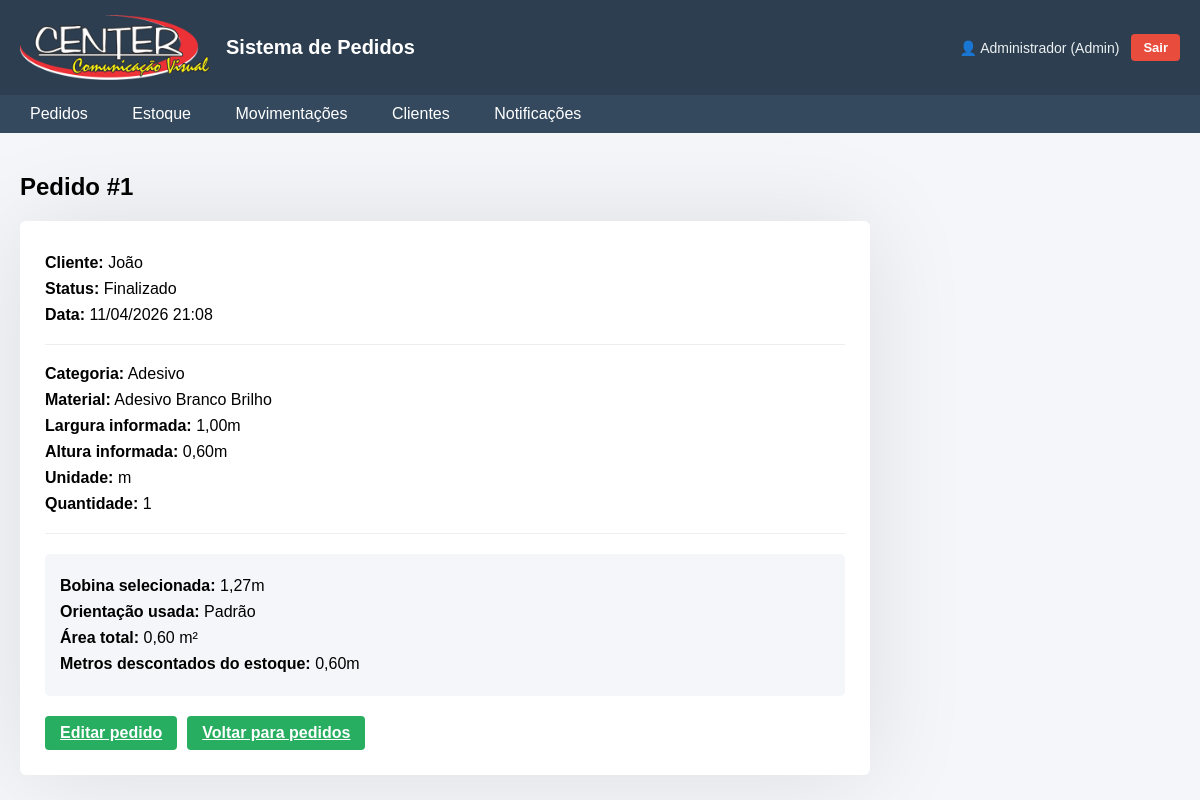
Screenshot of /pedidos/1 (signed in) with the database file from the repository.
### models/pedido.py (models this page shows, shortened)
class Pedido(db.Model):
    __tablename__ = "pedido"
    id = db.Column(db.Integer, primary_key=True)
    cliente_id = db.Column(db.Integer, db.ForeignKey("cliente.id"), nullable=True)
    cliente = db.relationship("Cliente")
    cliente_nome = db.Column(db.String(120), nullable=False)
    categoria = db.Column(db.String(50), nullable=False)
    material_nome = db.Column(db.String(120), nullable=False)
    largura_pedido_m = db.Column(db.Float, nullable=False)
    altura_pedido_m = db.Column(db.Float, nullable=False)
    quantidade = db.Column(db.Integer, nullable=False)
    unidade_medida = db.Column(db.String(10), nullable=False)
    largura_bobina_usada_m = db.Column(db.Float, nullable=False)
    orientacao = db.Column(db.String(30), nullable=False)
    metros_consumidos = db.Column(db.Float, nullable=False)
    area_total_m2 = db.Column(db.Float, nullable=False)
    status = db.Column(db.String(30), nullable=False, default="Pagamento pendente")
    criado_em = db.Column(db.DateTime, nullable=False, default=datetime.utcnow)

### controllers/pedido_controller.py (the view)
@pedido_bp.route("/pedidos/<int:id>")
@login_required
def detalhe_pedido(id):
    pedido = Pedido.query.get_or_404(id)
    return render_template(
        "pedidos/detalhe.html",
        pedido=pedido,
        area_total=formatar_area(pedido.area_total_m2),
        metros_consumidos=formatar_metros(pedido.metros_consumidos),
        largura_bobina_usada=formatar_metros(pedido.largura_bobina_usada_m),
        largura_pedido=formatar_metros(pedido.largura_pedido_m),
        altura_pedido=formatar_metros(pedido.altura_pedido_m),
        criado_em=pedido.criado_em.strftime("%d/%m/%Y %H:%M"),
    )

### controllers/auth_required.py (called while the page is built)
def login_required(func):
    @wraps(func)
    def decorated_function(*args, **kwargs):
        if "usuario_id" not in session:
            return redirect(url_for("auth.login"))
        return func(*args, **kwargs)
    return decorated_function

### services/pedido_service.py (called while the page is built)
def formatar_metros(valor):
    return f"{valor:.2f}".replace(".", ",") + "m"

def formatar_area(valor):
    return f"{valor:.2f}".replace(".", ",") + " m²"

### templates/pedidos/detalhe.html
{% extends "base.html" %}
{% block content %}
<link rel="stylesheet" href="{{ url_for('static', filename='css/detalhe.css') }}">
<h2>Pedido #{{ pedido.id }}</h2>
<div class="card">
<p><strong>Cliente:</strong> {{ pedido.cliente_nome }}</p>
<p><strong>Status:</strong> {{ pedido.status }}</p>
<p><strong>Data:</strong> {{ criado_em }}</p>
<hr>
<p><strong>Categoria:</strong> {{ pedido.categoria }}</p>
<p><strong>Material:</strong> {{ pedido.material_nome }}</p>
<p><strong>Largura informada:</strong> {{ largura_pedido }}</p>
<p><strong>Altura informada:</strong> {{ altura_pedido }}</p>
<p><strong>Unidade:</strong> {{ pedido.unidade_medida }}</p>
<p><strong>Quantidade:</strong> {{ pedido.quantidade }}</p>
<hr>
<div class="total-box">
<p><strong>Bobina selecionada:</strong> {{ largura_bobina_usada }}</p>
<p><strong>Orientação usada:</strong> {{ pedido.orientacao | replace("Padrao", "Padrão") }}</p>
<p><strong>Área total:</strong> {{ area_total }}</p>
<p><strong>Metros descontados do estoque:</strong> {{ metros_consumidos }}</p>
</div>
<div class="acoes">
<a href="/pedidos/{{ pedido.id }}/editar" class="btn">Editar pedido</a>
<a href="/pedidos" class="btn">Voltar para pedidos</a>
</div>
</div>
{% endblock %}

### static/css/lista.css (style rules this page uses)
body { font-family: Arial; margin:0; background:#f4f6f9; }
.btn { background:#27ae60; color:white; border:none; padding:8px 15px; cursor:pointer; border-radius:4px; font-weight:bold; }
h2 { margin-bottom:20px; }

### static/css/detalhe.css (style rules this page uses)
.card { background:white; padding:25px; border-radius:6px; max-width:800px; box-shadow:0 2px 100px rgba(0,0,0,0.1); }
.card p { margin:8px 0; }
.card hr { margin:20px 0; border:none; border-top:1px solid #eee; }
.total-box { background:#f4f6f9; padding:15px; border-radius:5px; margin-top:10px; }
.total-box p { margin:8px 0; }
.acoes { margin-top:20px; display:flex; gap:10px; }

### rows the page displays
Pedido: id "1", cliente_nome "João", status "Finalizado", categoria "Adesivo", material_nome "Adesivo Branco Brilho", unidade_medida "m", quantidade "1", orientacao "Padrão"

### other values shown
{{ session.get('usuario_nome') }} "Administrador"
{{ 'Admin' if session.get('usuario_perfil') == 'admin' else 'Funcionário' }} "Admin"
{{ criado_em }} "11/04/2026 21:08"
{{ largura_pedido }} "1,00m"
{{ altura_pedido }} "0,60m"
{{ largura_bobina_usada }} "1,27m"
{{ area_total }} "0,60 m²"
{{ metros_consumidos }} "0,60m"
